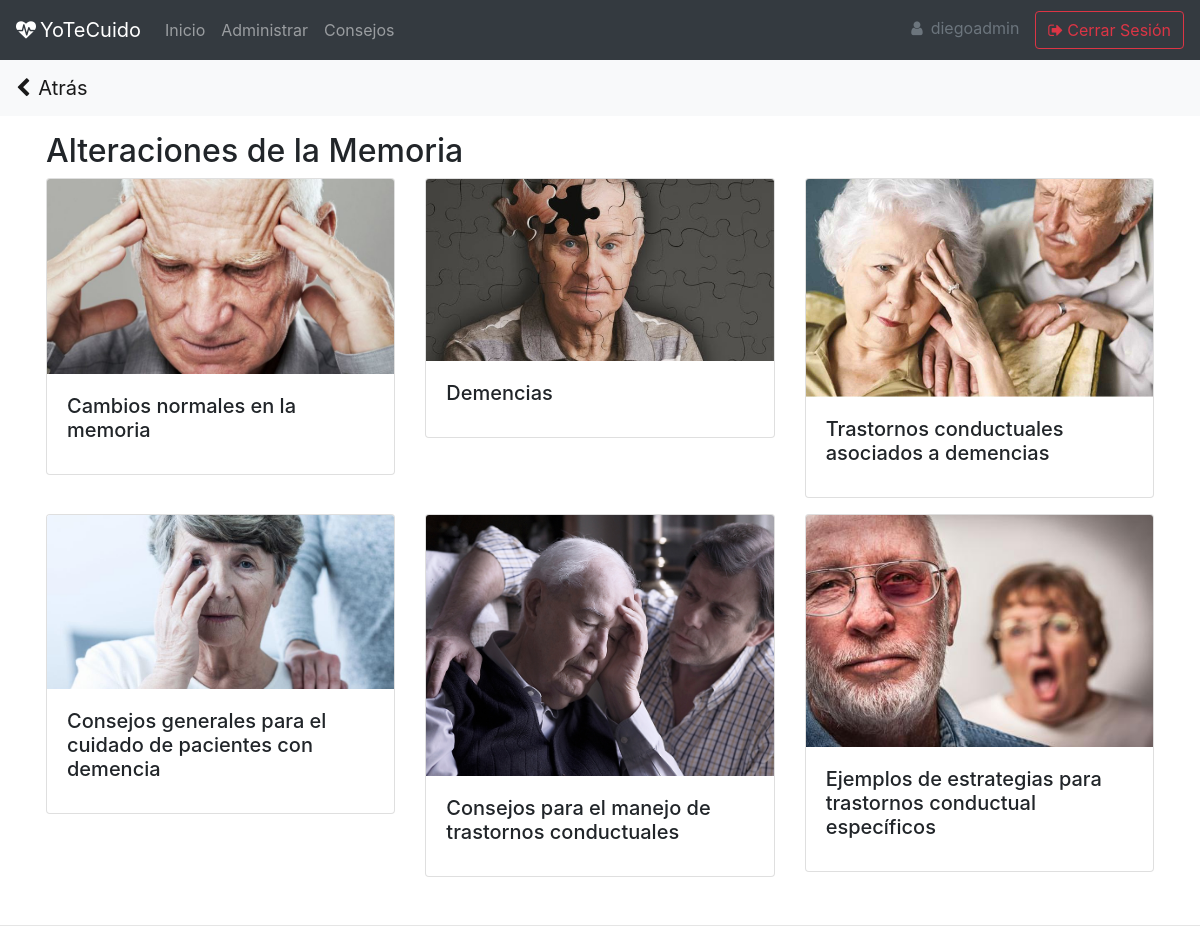
Screenshot of /content/consejos/contr1/4/ (signed in) with the database file from the repository.
### registration/models.py (models this page shows)
class User(AbstractUser):
    is_medico = models.BooleanField(default=False, verbose_name='Médico')
    is_cuidador = models.BooleanField(default=False, verbose_name='Cuidador')
    is_gestionador = models.BooleanField(default=False, verbose_name='Gestionador')

### content/models.py (models this page shows, shortened)
class Topico(models.Model):
    creado_por = models.ForeignKey(settings.AUTH_USER_MODEL, on_delete=models.CASCADE, verbose_name='Creado_por')
    nombre = models.CharField(max_length=50, verbose_name='Nombre')
    imagen = models.ImageField(verbose_name='Imagen', upload_to="topicos")
    url_infografia = models.URLField(null=True,verbose_name="URL Infografía")
    fecha_creacion = models.DateTimeField(auto_now_add=True, verbose_name='Fecha de creación')
    class Meta:
        verbose_name = 'Tópico'
        verbose_name_plural = 'Tópicos'
        ordering = ['nombre']

class Tema(models.Model):
    creado_por = models.ForeignKey(settings.AUTH_USER_MODEL, on_delete=models.CASCADE, verbose_name='Creado_por')
    subtopico = models.ForeignKey(Subtopico, on_delete=models.CASCADE, default=None, blank=True, null=True, verbose_name='Subtópico')
    topico = models.ForeignKey(Topico, on_delete=models.CASCADE, verbose_name='Tópico')
    nombre = models.CharField(max_length=100, verbose_name='Nombre')
    imagen = models.ImageField(verbose_name='Imagen', null=True, upload_to="temas")
    fecha_creacion = models.DateTimeField(auto_now_add=True, verbose_name='Fecha de creación')
    class Meta:
        verbose_name = 'Tema'
        verbose_name_plural = 'Temas'
        ordering = ['topico', 'subtopico']

### content/views.py (the view)
# urls.py: path('consejos/contr1/<int:id_topico>/', views.top_controlador, name='top_controlador'),
@login_required
def top_controlador(request, id_topico):
    nombreTopico = Topico.objects.get(id = id_topico) # Link anterior
    subtopicos = Subtopico.objects.filter(topico__id = id_topico)
    if subtopicos:
        return render(request, 'content/subtopicos.html', {'subtopicos': subtopicos, 'nombreAnterior': nombreTopico})
    else:
        temas = Tema.objects.filter(topico__id = id_topico)
        if temas:
            return render(request, 'content/temas.html', {'temas': temas, 'nombreAnterior': nombreTopico})
        else:
            detalles = DetalleTema.objects.filter(topico__id = id_topico)
            return render(request, 'content/detalles.html', {'detalles': detalles, 'nombreAnterior': nombreTopico})

### content/templates/content/temas.html (shortened to what this page needs)
{% extends "core/base.html" %}
{% block content %}
    <h2>{{nombreAnterior.nombre}}</h2>
    <div class="row">
        {% for tema in temas %}
            <div class="col-sm-4">
                <div class="card mb-3">
                    <img class="card-img-top" src="{% if tema.imagen %}{{tema.imagen.url}}{% endif %}" alt="Card image cap">
                <div class="card-body">
                    <h5 class="card-title">{{tema.nombre}}</h5>
                </div>
                </div>
            </div>
        {% endfor %}
    </div>
{% endblock  %}

### core/templates/core/base.html (shortened to what this page needs)
<!DOCTYPE html>
<html lang="en">
<head>
    <link rel="stylesheet" href="https://stackpath.bootstrapcdn.com/bootstrap/4.5.2/css/bootstrap.min.css">
    <link rel="stylesheet" type="text/css" href="https://cdn.datatables.net/1.10.22/css/jquery.dataTables.css">
    <link rel="stylesheet" href="https://cdn.datatables.net/responsive/2.2.6/css/responsive.dataTables.min.css">
    <link rel="stylesheet" href="https://stackpath.bootstrapcdn.com/font-awesome/4.7.0/css/font-awesome.min.css">
</head>
<body>
<nav class="navbar sticky-top navbar-expand-lg navbar-dark bg-dark">
  <a class="navbar-brand" {% if request.user.is_authenticated %}href="{% url 'home'%}"{% else %}href="{% url 'portada'%}"{% endif %}><i class="fa fa-heartbeat mr-1" aria-hidden="true"></i>YoTeCuido</a>
  <div class="collapse navbar-collapse" id="navbarSupportedContent">
    {% if request.user.is_authenticated %}
      <ul class="navbar-nav mr-auto">
        <li class="nav-item {% if '/content/' in request.path and '/consejos/' not in request.path %}active{% endif %}">
          <a class="nav-link" href="{% url 'home' %}">Inicio <span class="sr-only">(current)</span></a>
        </li>
        {% if not request.user.is_staff and request.user.is_cuidador %}
        <li class="nav-item {% if '/patient/' in request.path  %}active{% endif %}" >
          <a class="nav-link" href="{% url 'info_cuidador' %}">Cuidador</a>
        </li>
        <li class="nav-item {% if '/consejos/' in request.path %}active{% endif %}">
          <a class="nav-link" href="{% url 'consejos' %}">Consejos</a>
        </li>
        {% elif request.user.is_staff or request.user.is_gestionador %}
        <li class="nav-item {% if request.path == '/admin/' %}active{% endif %}">
          <a class="nav-link" href="/admin/">Administrar</a>
        </li>
        <li class="nav-item {% if request.path == '/content/consejos/' %}active{% endif %}">
          <a class="nav-link" href="{% url 'consejos' %}">Consejos</a>
        </li>
        {% endif %}
      </ul>
      <a class="nav-link disabled pl-0" href="#" tabindex="-1" aria-disabled="true"><i class="fa fa-user mr-2 mb-2" aria-hidden="true"></i>{{user.get_username}}</a>
      <a href="{% url 'logout' %}" class="btn btn-outline-danger" tabindex="-1" role="button" aria-disabled="true"><i class="fa fa-sign-out mr-1" aria-hidden="true"></i>Cerrar Sesión</a>
    {% endif %}
  </div>
</nav>
{% if request.user.is_authenticated and request.path != '/content/' %}
  <nav style="z-index: 1" class="navbar sticky-top navbar-light bg-light second-nav">
        <a href="" onClick="window.history.back();return false;" class="navbar-brand"><i class="fa fa-chevron-left mr-2" aria-hidden="true"></i>Atrás</a>
  </nav>
{% endif %}
<div class="container p-3">
    {% block content %}
    {% endblock %}
</div>
{% if request.path != "/accounts/login/" %}<hr>{% endif %}
</body>
</html>

### core/templates/core/base.html (style rules this page uses)
.second-nav { top: 56px; }

### rows the page displays
User: get_username "diegoadmin"
Topico: nombre "Alteraciones de la Memoria"
Tema: imagen (picture), nombre "Cambios normales en la memoria"
Tema: imagen (picture), nombre "Demencias"
Tema: imagen (picture), nombre "Trastornos conductuales asociados a demencias"
Tema: imagen (picture), nombre "Consejos generales para el cuidado de pacientes con demencia"
Tema: imagen (picture), nombre "Consejos para el manejo de trastornos conductuales"
Tema: imagen (picture), nombre "Ejemplos de estrategias para trastornos conductual específicos"
